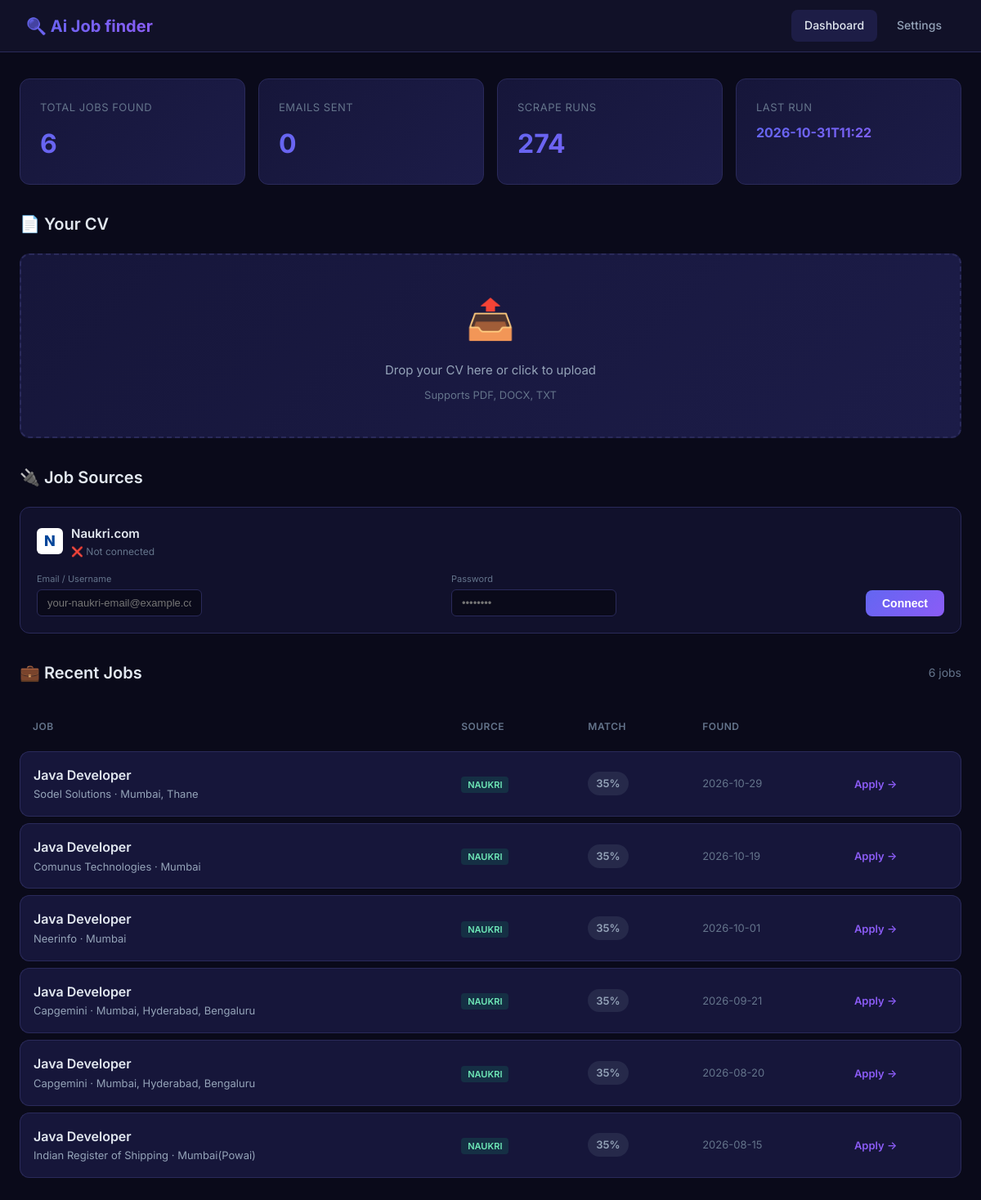
Before: / with the older database file.
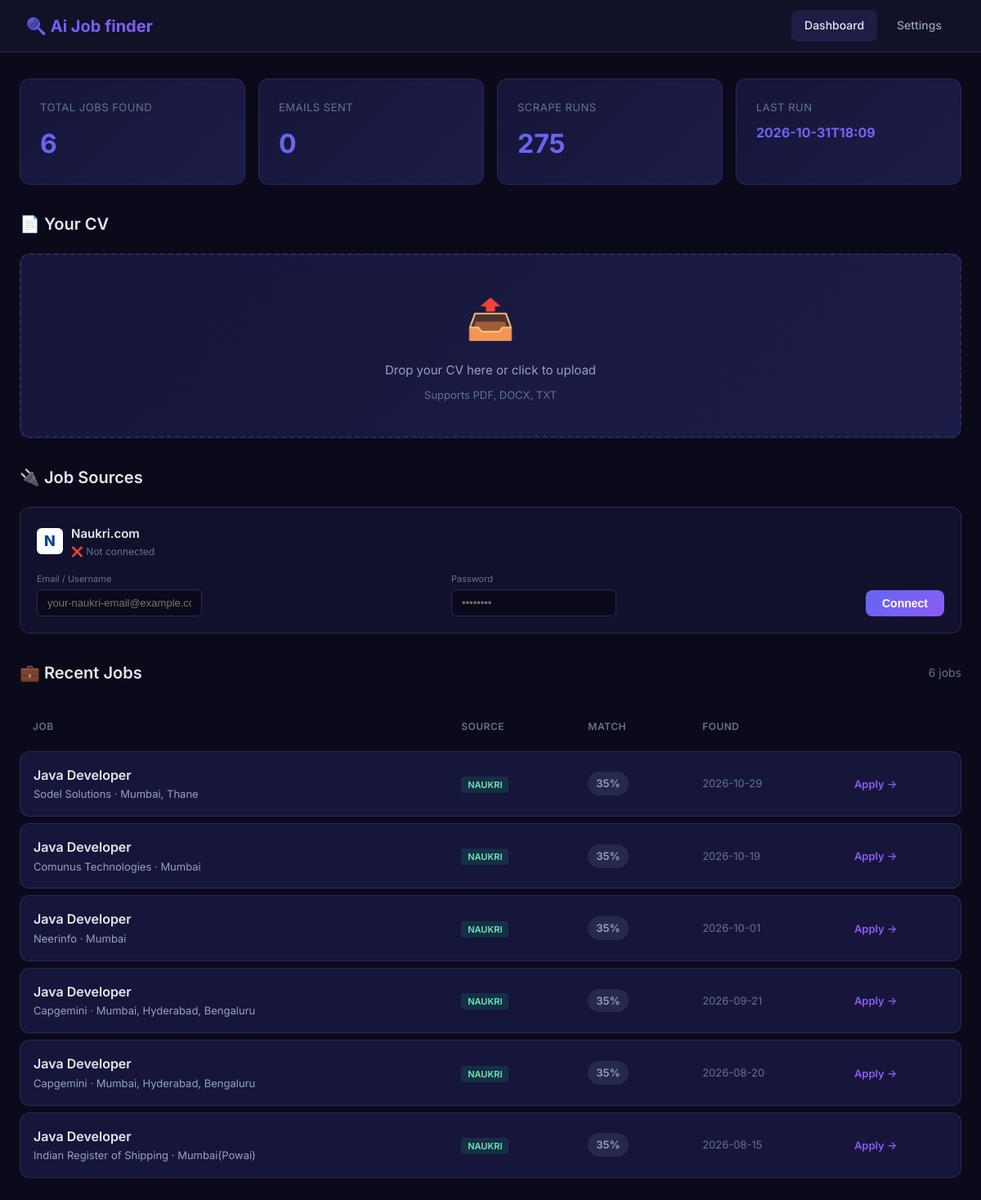
After: the same page with the newer database file.
### tables this page shows
CREATE TABLE scrape_runs (
                    id INTEGER PRIMARY KEY AUTOINCREMENT,
                    timestamp TEXT,
                    jobs_found INTEGER,
                    jobs_new INTEGER,
                    jobs_notified INTEGER
                );

### web/app.py (the view, shortened to what this page needs)
    @app.route("/")
    def index():
        page = request.args.get("page", 1, type=int)
        per_page = 20
        offset = (page - 1) * per_page
        config = load_config()
        db = JobDatabase(DB_PATH)
        total_jobs = db.get_total_jobs_count()
        recent_jobs = db.get_recent_jobs(limit=per_page, offset=offset)
        stats = db.get_stats()
        total_pages = (total_jobs + per_page - 1) // per_page
        cv_info = None
        return render_template(
            "index.html",
            jobs=recent_jobs,
            stats=stats,
            cv_info=cv_info,
            config=config,
            page=page,
            total_pages=total_pages,
            total_jobs=total_jobs
        )

### config.py (called while the page is built, shortened)
def load_config() -> AgentConfig:
    config = AgentConfig()
    config.email.sender_email = os.getenv("EMAIL_SENDER", config.email.sender_email)
    config.email.sender_password = os.getenv("EMAIL_PASSWORD", config.email.sender_password)
    config.email.recipient_email = os.getenv("EMAIL_RECIPIENT", config.email.recipient_email)
    config.naukri.naukri_user = os.getenv("NAUKRI_USER", config.naukri.naukri_user)
    config.naukri.naukri_password = os.getenv("NAUKRI_PASSWORD", config.naukri.naukri_password)
    config.tinyfish.api_key = os.getenv("TINYFISH_API_KEY", config.tinyfish.api_key)
    env_cv_path = os.getenv("CV_PATH")
    if env_cv_path:
        config.cv_path = env_cv_path
    return config

### storage/db.py (called while the page is built)
    def _connect(self) -> sqlite3.Connection:
        return sqlite3.connect(self.db_path)

    def get_total_jobs_count(self) -> int:
        with self._connect() as conn:
            return conn.execute("SELECT COUNT(*) FROM seen_jobs").fetchone()[0]

### web/templates/index.html (shortened to what the changed rows need)
<!DOCTYPE html>
<html lang="en">
<head>
</head>
<body>
    <div class="container">
        <div class="stats-grid">
            <div class="stat-card">
                <div class="stat-label">Scrape Runs</div>
                <div class="stat-value">{{ stats.total_runs }}</div>
            </div>
            <div class="stat-card">
                <div class="stat-label">Last Run</div>
                <div class="stat-value" style="font-size:16px;">{{ stats.last_run[:16] if stats.last_run != 'Never' else 'Never' }}</div>
            </div>
        </div>
        <div class="section">
            <div class="section-header">
                <h2 class="section-title">📄 Your CV</h2>
            </div>
        </div>
        <div class="section">
            <div class="section-header">
                <h2 class="section-title">🔌 Job Sources</h2>
            </div>
        </div>
        <div class="section">
            <div class="section-header">
                <h2 class="section-title">💼 Recent Jobs</h2>
            </div>
            {% if jobs %}
            <table class="jobs-table">
                <thead>
                    <tr>
                        <th>Job</th>
                        <th>Source</th>
                        <th>Match</th>
                        <th>Found</th>
                        <th></th>
                    </tr>
                </thead>
            </table>
            {% else %}
            <div class="empty-state">
                <div class="icon">🔎</div>
                <h3>No jobs yet</h3>
                <p>Upload your CV and run a scrape to discover matching jobs</p>
            </div>
            {% endif %}
        </div>
    </div>
</body>
</html>

Changed rows visible on the page:
no longer on this page (row unchanged): scrape_runs: timestamp "2026-10-31T11:22"
added scrape_runs: timestamp "2026-10-31T18:09"
Other visible differences:
{{ stats.total_runs }}: "274" → "275"
